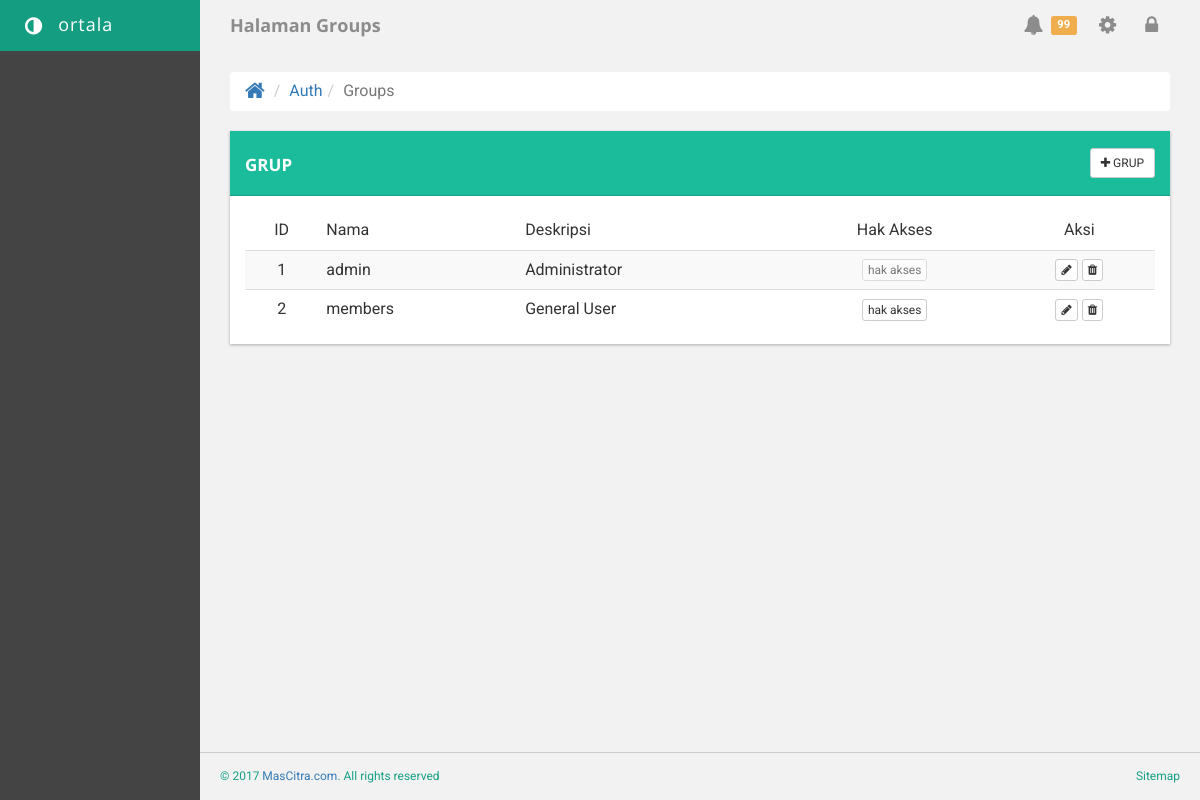
The app's page /index.php/auth/groups, older data.
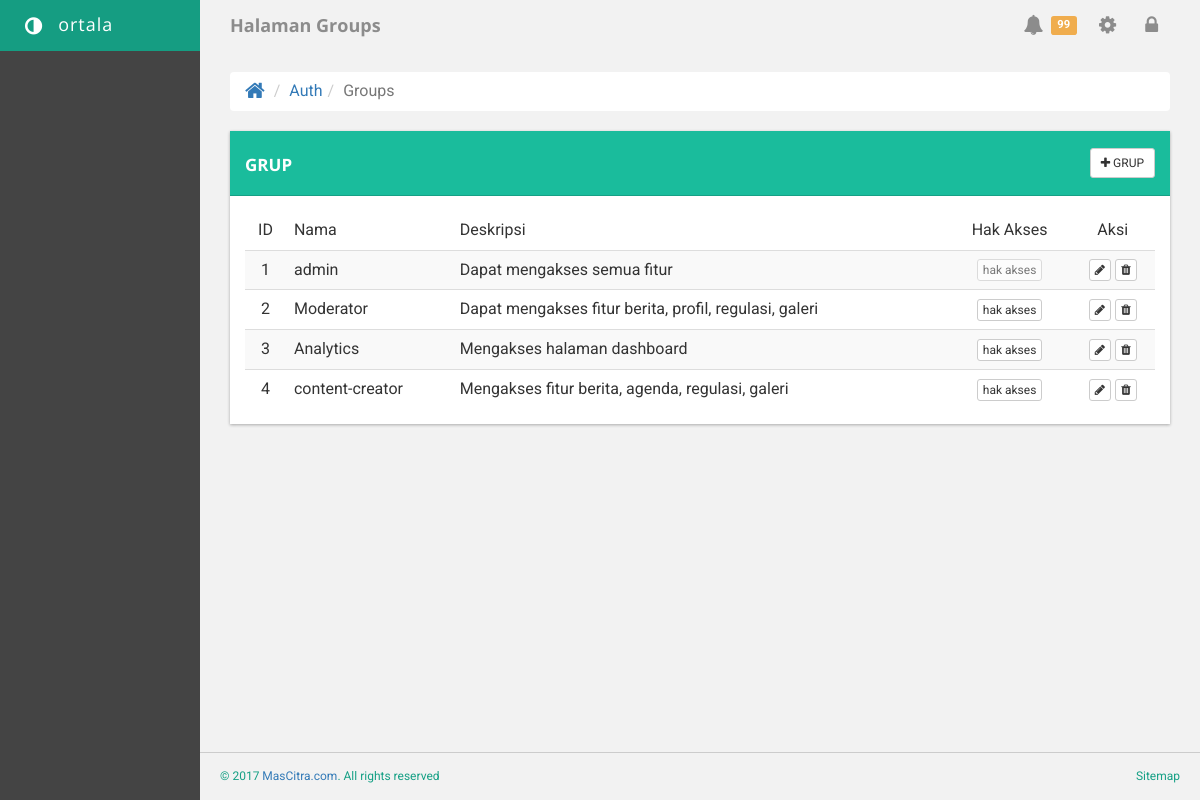
The same page, newer data.
### tables this page shows
CREATE TABLE `groups` (
  `id` mediumint(8) UNSIGNED NOT NULL,
  `name` varchar(20) NOT NULL,
  `description` varchar(100) NOT NULL
);

### application/core/MY_Controller.php (called while the page is built, shortened)
<?php defined('BASEPATH') OR exit('No direct script access allowed');
class MY_Controller extends CI_Controller {
	protected $_data;
	protected $_view;
	protected $_accessable;
  public function __construct() {
    $this->load->helper('utility');
    $this->_data = array();
    $this->load->model('news_model');
    $this->_data['news_total'] = $this->news_model->where('type','active')->where('type','=','unactive',TRUE)->as_array()->count_rows();
    $this->_data['draft_total'] = $this->news_model->where('type','draft')->as_array()->count_rows();
    $this->_data['archive_total'] = $this->news_model->where('type','archive')->as_array()->count_rows();
    $this->_privileges = $this->ion_auth->get_allowed_links();
    if (empty($this->_privileges)) {
      $this->_privileges = array();
    }
    $this->_data['link_privileges'] = $this->_privileges;
    $this->_data['is_admin'] = FALSE;
  }
  public function _remap($method, $param = array()) {
    if (method_exists($this, $method)) {
     if ($this->ion_auth->logged_in() || $this->_accessable) {
      if ($this->check_privileges(get_class($this), $method) || $this->_accessable || $this->ion_auth->is_admin()) {
        return call_user_func_array(array($this, $method), $param);
      }else{
       die('anda tidak mempunyai hak akses untuk menu ini');
     }
   } else {
    $this->go('auth');
  }
} else {
  show_404();
}
}
protected function check_privileges($class, $method){
  return FALSE;
}
	protected function init() {
		$this->_data['_view'] = $this->_view;
		$this->load->view($this->_view['template'], $this->_data);
	}
  }

### application/controllers/Auth.php (called while the page is built, shortened)
<?php defined('BASEPATH') OR exit('No direct script access allowed');
class Auth extends MY_Controller {
	public function __construct() {
		parent::__construct();
		$this->data['link_privileges'] = $this->_data['link_privileges'];
		$this->data['news_total'] = $this->_data['news_total'];
		$this->data['draft_total'] = $this->_data['draft_total'];
		$this->data['archive_total'] = $this->_data['archive_total'];
	}
	public function groups()
	{
		$this->data['title'] = "Groups";
		$this->data['groups'] = $this->ion_auth->groups()->result();
		$this->_render_page('auth/groups', $this->data);
	}
	public function _render_page($view, $data = null, $returnhtml = false)
	{
		$this->_data = $this->data;
		$this->init();
	}
}

### index.php (called while the page is built, shortened)
<?php
require_once BASEPATH.'core/CodeIgniter.php';

### application/core/MY_Model.php (called while the page is built, shortened)
<?php defined('BASEPATH') OR exit('No direct script access allowed');
class MY_Model extends CI_Model
{
    protected $_database_connection = NULL;
    protected $_database;
    public $table = NULL;
    public $primary_key = 'id';
    public function __construct()
    {
        $this->load->helper('inflector');
    }
    public function where($field_or_array = NULL, $operator_or_value = NULL, $value = NULL, $with_or = FALSE, $with_not = FALSE, $custom_string = FALSE)
    {
        if($with_or === TRUE)
        {
            $where_or = 'or_where';
        }
        else
        {
            $where_or = 'where';
        }
        if($with_not === TRUE)
        {
            $not = '_not';
        }
        else
        {
            $not = '';
        }
        if($custom_string === TRUE)
        {
            $this->_database->{$where_or}($field_or_array, NULL, FALSE);
        }
        elseif(is_numeric($field_or_array))
        {
            $this->_database->{$where_or}(array($this->table.'.'.$this->primary_key => $field_or_array));
        }
        elseif(is_array($field_or_array) && !isset($operator_or_value))
        {
            $this->_database->where($field_or_array);
        }
        elseif(!isset($value) && isset($field_or_array) && isset($operator_or_value) && !is_array($operator_or_value))
        {
            $this->_database->{$where_or}(array($this->table.'.'.$field_or_array => $operator_or_value));
        }
        elseif(!isset($value) && isset($field_or_array) && isset($operator_or_value) && is_array($operator_or_value) && !is_array($field_or_array))
        {
            $this->_database->{$where_or.$not.'_in'}($this->table.'.'.$field_or_array, $operator_or_value);
        }
        elseif(isset($field_or_array) && isset($operator_or_value) && isset($value))
        {
            if(strtolower($operator_or_value) == 'like') {
                if($with_not === TRUE)
                {
                    $like = 'not_like';
                }
                else
                {
                    $like = 'like';
                }
                if ($with_or === TRUE)
                {
                    $like = 'or_'.$like;
                }
                $this->_database->{$like}($field_or_array, $value);
            }
            else
            {
                $this->_database->{$where_or}($field_or_array.' '.$operator_or_value, $value);
            }
        }
        return $this;
    }
    public function count_rows($where = NULL)
    {
        $this->_database->from($this->table);
        $number_rows = $this->_database->count_all_results();
        return $number_rows;
    }
    private function _set_connection()
    {
        if(isset($this->_database_connection))
        {
            $this->_database = $this->load->database($this->_database_connection,TRUE);
        }
        else
        {
            $this->load->database();
            $this->_database =$this->db;
        }
        return $this;
    }
    private function _fetch_table()
    {
        if (!isset($this->table))
        {
            $this->table = $this->_get_table_name(get_class($this));
        }
        return TRUE;
    }
    private function _get_table_name($model_name)
    {
        $table_name = plural(preg_replace('/(_m|_model|_mdl)?$/', '', strtolower($model_name)));
        return $table_name;
    }
}

### application/models/Ion_auth_model.php (called while the page is built, shortened)
<?php  if ( ! defined('BASEPATH')) exit('No direct script access allowed');
class Ion_auth_model extends CI_Model
{
	public $tables = array();
	public function __construct()
	{
		$this->tables  = $this->config->item('tables', 'ion_auth');
	}
	public function groups()
	{
		$this->response = $this->db->get($this->tables['groups']);
		return $this;
	}
}

### application/libraries/Ion_auth.php (called while the page is built, shortened)
<?php  if ( ! defined('BASEPATH')) exit('No direct script access allowed');
class Ion_auth
{
	public $_cache_user_in_group;
	public function __construct()
	{
		$this->_cache_user_in_group =& $this->ion_auth_model->_cache_user_in_group;
		$this->ion_auth_model->trigger_events('library_constructor');
	}
	public function __call($method, $arguments)
	{
		return call_user_func_array( array($this->ion_auth_model, $method), $arguments);
	}
	public function logged_in()
	{
		$this->ion_auth_model->trigger_events('logged_in');
		return (bool) $this->session->userdata('identity');
	}
	public function is_admin($id=false)
	{
		$this->ion_auth_model->trigger_events('is_admin');
		$admin_group = $this->config->item('admin_group', 'ion_auth');
		return $this->in_group($admin_group, $id);
	}
	public function in_group($check_group, $id=false, $check_all = false)
	{
		$this->ion_auth_model->trigger_events('in_group');
		$id || $id = $this->session->userdata('user_id');
		if (!is_array($check_group))
		{
			$check_group = array($check_group);
		}
		if (isset($this->_cache_user_in_group[$id]))
		{
			$groups_array = $this->_cache_user_in_group[$id];
		}
		else
		{
			$groups_array = array();
			$this->_cache_user_in_group[$id] = $groups_array;
		}
		foreach ($check_group as $key => $value)
		{
			$groups = (is_string($value)) ? $groups_array : array_keys($groups_array);
		}
		return $check_all;
	}
}

### application/views/auth/groups.php (the view)
<div class="row">
	<div class="col-md-12">
		<div class="panel panel-success">
			<div class="panel-heading">
				<h3 class="panel-title pull-left">Grup</h3>
				<a href="<?=site_url('auth/create_group')?>" class="btn btn-default btn-sm pull-right"><i class="fa fa-plus"></i> grup</a>
				<div class="clearfix"></div>
			</div>
			<div class="panel-body table-responsive">
				<table class="table table-hover table-striped">
					<thead>
						<tr>
							<td class="text-center">ID</td>
							<td class="text-xs-left">Nama</td>
							<td class="text-xs-left">Deskripsi</td>
							<td class="text-center">Hak Akses</td>
							<td class="text-center">Aksi</td>
						</tr>
					</thead>
					<tbody>
						<?php foreach ($groups as $group):?>
							<tr>
							<td class="text-center"><?=$group->id?></td>
							<td class="text-xs-left"><?=$group->name?></td>
							<td class="text-xs-left"><?=$group->description?></td>
							<td class="text-center"><a href="<?= site_url('privilege/kelola/'. $group->id) ?>" class="btn btn-default btn-xs" <?=($group->name === 'admin' ? 'disabled' : '')?>>hak akses</a></td>
							<td class="text-center">
								<a href="<?=site_url('auth/edit_group/'.$group->id)?>" class="btn btn-default btn-xs"><i class="fa fa-pencil"></i></a>
								<a href="#" class="btn btn-default btn-xs"><i class="fa fa-trash"></i></a>
							</td>
							</tr>
						<?php endforeach; ?>
					</tbody>
				</table>
			</div>
		</div>
	</div>
</div>

### application/views/template/dashboard/index.php (shortened to what this page needs)
<!DOCTYPE html>
<html lang="en">
<head>
	<?php $this->load->view('template/_main/styles') ?>
	<link rel="stylesheet" href="<?=base_url('assets/css/template-dashboard.css')?>">
</head>
<body>
	<?php $this->load->view('template/_main/message'); ?>
	<div class="container-fluid display-table">
		<div class="row display-table-row">
			<?php $this->load->view('template/dashboard/sidebar'); ?>
			<div class="col-sm-11 col-md-10 display-table-cell top">
				<?php $this->load->view('template/dashboard/navbar'); ?>
				<div id="content">
					<?php $this->load->view('template/dashboard/breadcrump') ?>
					<?php
					if(isset($_view['page']) && !empty($_view['page'])):
						$this->load->view($_view['page']);
					endif;
					?>
				</div>
				<?php $this->load->view('template/dashboard/footer') ?>
			</div>
		</div>
	</div>
</body>
</html>

### application/views/template/_main/styles.php (shortened to what this page needs)
<link rel="stylesheet" href="<?= base_url('assets/plugins/bootstrap/css/bootstrap.min.css') ?>">
<link rel="stylesheet" href="<?= base_url('assets/plugins/fontawesome/css/font-awesome.min.css') ?>">
<link rel="stylesheet" href="<?= base_url('assets/plugins/jquery-ui/jquery-ui.min.css') ?>">
<?php if (isset($_view['css']) && !empty($_view['css'])): ?>
	<link rel="stylesheet" href="<?= base_url('assets/css/' . $_view['css'] . '.css') ?>">
<?php endif; ?>

### application/views/template/dashboard/sidebar.php (shortened to what this page needs)
<div class="col-sm-1 col-md-2 display-table-cell hidden-xs" id="side-nav">
	<h4 class="title hidden-xs hidden-sm"><i class="fa fa-adjust fa-2x fa-spin"></i>Ortala</h4>
</div>

### application/views/template/dashboard/navbar.php (shortened to what this page needs)
<div class="row">
	<header id="top-nav" class="clearfix">
		<div class="col-md-5">
			<span class="top-nav-title hidden-xs hidden-sm"><b>Halaman <?=(isset($_view['title']))?$_view['title']:'Admin panel'?></b></span>
		</div>
		<div class="col-md-7">
			<div class="pull-right">
				<a href="#" class="top-nav-menu"><i class="fa fa-bell"></i><span class="label label-warning">99</span></a>
				<a href="#" class="top-nav-menu"><i class="fa fa-cog"></i><span></span></a>
				<a href="#" class="top-nav-menu"><i class="fa fa-lock"></i><span></span></a>
			</div>
		</div>
	</header>
</div>

### application/views/template/dashboard/breadcrump.php
<ol class="breadcrumb">
    <li><a href="<?= site_url('dashboard') ?>"><i class="fa fa-home fa-lg"></i></a></li>
    <?php
    $url = explode('/', uri_string());
    $link = '';
    for ($i = 0; $i < count($url) - 1; $i++) {
        $link .= '/' . $url[$i];
        if (!is_numeric($url[$i + 1]) && $url[$i + 1] !== 'index' && strpos($url[$i + 1], '-') === FALSE) {
            echo "<li><a href='" . site_url($link) . "'>" . ucfirst($url[$i]) . "</a></li>";
        } else {
            echo "<li class='active'>" . ucfirst($url[$i]) . "</li>";
        }
    }
    if (!is_numeric($url[$i]) && $url[$i] !== 'index' && strpos($url[$i], '-') === FALSE) {
        echo '<li class="active">' . ucfirst($url[$i]) . '</li>';
    }
    ?>
</ol>

### application/views/template/dashboard/footer.php
<div class="row">
	<footer id="footer-nav" class="clearfix">
		<div class="pull-left">&copy <?=date('Y')?> <a href="http:www.mascitra.com">MasCitra.com</a>. All rights reserved</div>
		<div class="pull-right">Sitemap</div>
	</footer>
</div>

### assets/css/template-dashboard.css (style rules this page uses)
html,body { background-color:#f2f2f2; color: #333; font-family: 'Roboto', sans-serif; font-size: 12pt; height: 100%; }
.container-fluid { width: 100%; }
.display-table { display: table; padding: 0; height: 100%; }
.display-table-row { display: table-row; height: 100%; }
.display-table-cell { display: table-cell; float: none;!important; height: 100%; }
.breadcrumb { background-color: #FFF; }
#side-nav { background-color: #444; padding: 0; }
#side-nav .title { padding: 15px 25px; margin: 0; margin-bottom: 20px; font-family: 'Open Sans', sans-serif; font-weight: 400; text-align: left; text-transform: lowercase; letter-spacing: 1px; color:#FFF; background-color: #159d82; }
#side-nav .fa { font-size: 20px; margin-right: 15px; }
#side-nav .nav-label, #side-nav .fa { vertical-align: middle; }
#top-nav { padding: 13px 15px; padding-right: 20px; }
#top-nav .top-nav-title { font-family: 'Open Sans', sans-serif; font-size: 18px; font-weight: 400; color:#8c8c8c; }
#top-nav .top-nav-menu { text-decoration: none; color: #8c8c8c; font-size: 15px; margin-left: 18px; }
#top-nav .top-nav-menu i { font-size: 20px; margin-right: 7px; }
#top-nav .top-nav-menu i, #top-nav .top-nav-menu span { vertical-align: middle; }
#content { padding: 20px 15px; padding-bottom: 50px; }
#footer-nav { width: 100%; position: absolute; bottom: 0px; padding: 15px 20px; font-size: 12px; color: #16a085; border-top: 1px #CCC solid; }
.top { vertical-align: top; }
.title { font-family: 'open-sans', sans-serif; font-weight: 700; }

Row changes from the older to the newer data that the page shows:
changed groups "admin": description "Administrator" → "Dapat mengakses semua fitur"
changed groups id 2: name "members" → "Moderator"; description "General User" → "Dapat mengakses fitur berita, profil, regulasi, galeri"
added groups: id "3", name "Analytics", description "Mengakses halaman dashboard"
added groups: id "4", name "content-creator", description "Mengakses fitur berita, agenda, regulasi, galeri"
